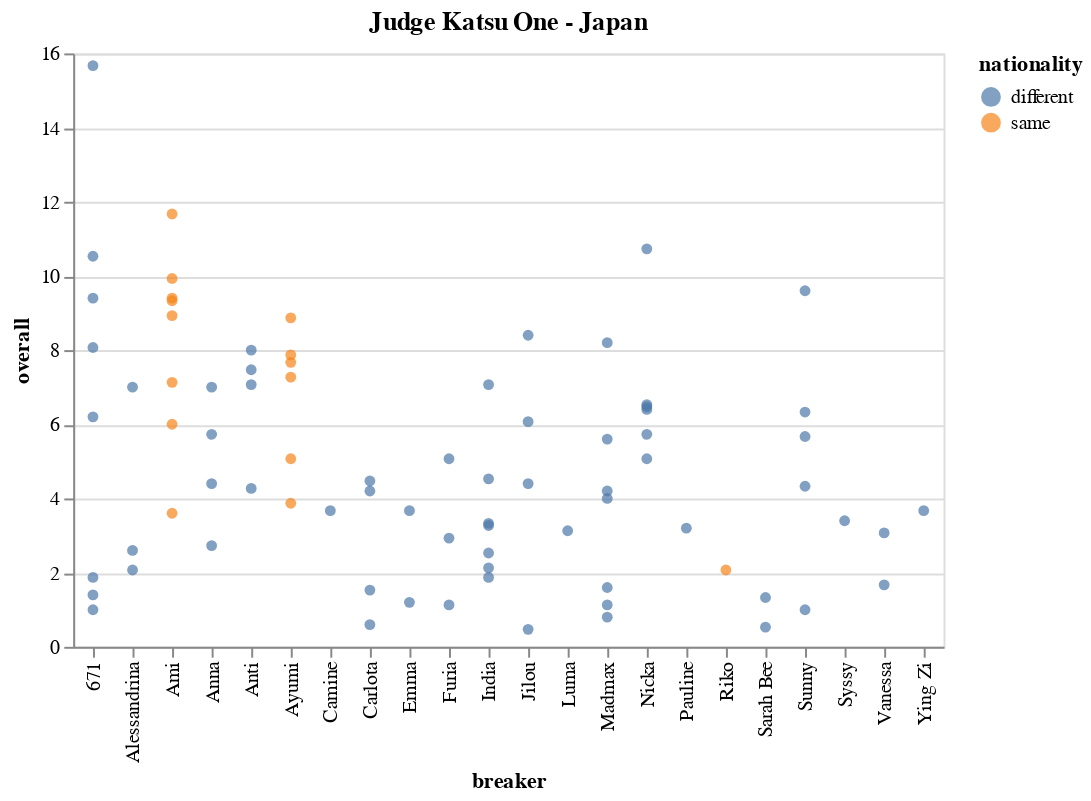

Notebook code cell kept with this figure:
### Markdown cell above
# Judges' Names


---

'Kujo', 'Lazylegz', 'Valentine', 'Spin', 'Octopus', 'Max', 'Aya',
       'Kim', 'Rush', 'Katsu One'

### Code cell
enter_judge_to_everything(new_df_cp)

### Figure 1 — Vega-Lite specification as saved in the notebook (floating-point values rounded to 4 significant figures)
{"config": {"view": {"continuousWidth": 400, "continuousHeight": 300}}, "data": {"name": "data-f1702885b8d5a9062b6f844cdd4c9d18"}, "mark": "circle", "encoding": {"color": {"field": "nationality", "type": "nominal"}, "x": {"field": "breaker", "type": "nominal"}, "y": {"field": "overall", "type": "quantitative"}}, "title": {"text": "Judge Katsu One - Japan", "anchor": "middle"}, "$schema": "https://vega.github.io/schema/vega-lite/v4.17.0.json", "datasets": {"data-f1702885b8d5a9062b6f844cdd4c9d18": [{"Event": "WDSF BfG World Series - Kitakyushu 2023 - Japan", "Category": "B-Girls Top 16 Round Robin Group D", "breaker": "Nicka", "judge": "Katsu One", "overall": 5.07, "nationality": "different"}, {"Event": "WDSF BfG World Series - Kitakyushu 2023 - Japan", "Category": "B-Girls Top 16 Round Robin Group D", "breaker": "Nicka", "judge": "Katsu One", "overall": 10.73, "nationality": "different"}, {"Event": "WDSF BfG World Series - Kitakyushu 2023 - Japan", "Category": "B-Girls Top 16 Round Robin Group D", "breaker": "671", "judge": "Katsu One", "overall": 15.67, "nationality": "different"}, {"Event": "WDSF BfG World Series - Kitakyushu 2023 - Japan", "Category": "B-Girls Top 16 Round Robin Group D", "breaker": "671", "judge": "Katsu One", "overall": 10.53, "nationality": "different"}, {"Event": "WDSF BfG World Series - Kitakyushu 2023 - Japan", "Category": "B-Girls Top 16 Round Robin Group D", "breaker": "Nicka", "judge": "Katsu One", "overall": 6.53, "nationality": "different"}, {"Event": "WDSF BfG World Series - Kitakyushu 2023 - Japan", "Category": "B-Girls Top 16 Round Robin Group D", "breaker": "Nicka", "judge": "Katsu One", "overall": 5.73, "nationality": "different"}, {"Event": "WDSF BfG World Series - Kitakyushu 2023 - Japan", "Category": "B-Girls Top 16 Round Robin Group D", "breaker": "671", "judge": "Katsu One", "overall": 1.87, "nationality": "different"}, {"Event": "WDSF BfG World Series - Kitakyushu 2023 - Japan", "Category": "B-Girls Top 16 Round Robin Group D", "breaker": "671", "judge": "Katsu One", "overall": 8.07, "nationality": "different"}, {"Event": "WDSF BfG World Series - Kitakyushu 2023 - Japan", "Category": "B-Girls Top 16 Round Robin Group D", "breaker": "Furia", "judge": "Katsu One", "overall": 5.07, "nationality": "different"}, {"Event": "WDSF BfG World Series - Kitakyushu 2023 - Japan", "Category": "B-Girls Top 16 Round Robin Group D", "breaker": "Furia", "judge": "Katsu One", "overall": 1.13, "nationality": "different"}, {"Event": "WDSF BfG World Series - Kitakyushu 2023 - Japan", "Category": "B-Girls Top 16 Round Robin Group D", "breaker": "671", "judge": "Katsu One", "overall": 1.4, "nationality": "different"}, {"Event": "WDSF BfG World Series - Kitakyushu 2023 - Japan", "Category": "B-Girls Top 16 Round Robin Group D", "breaker": "671", "judge": "Katsu One", "overall": 1.0, "nationality": "different"}, {"Event": "WDSF BfG World Series - Kitakyushu 2023 - Japan", "Category": "B-Girls Top 16 Round Robin Group C", "breaker": "Carlota", "judge": "Katsu One", "overall": 0.6, "nationality": "different"}, {"Event": "WDSF BfG World Series - Kitakyushu 2023 - Japan", "Category": "B-Girls Top 16 Round Robin Group C", "breaker": "Carlota", "judge": "Katsu One", "overall": 1.53, "nationality": "different"}, {"Event": "WDSF BfG World Series - Kitakyushu 2023 - Japan", "Category": "B-Girls Top 16 Round Robin Group C", "breaker": "Anna", "judge": "Katsu One", "overall": 7.0, "nationality": "different"}, {"Event": "WDSF BfG World Series - Kitakyushu 2023 - Japan", "Category": "B-Girls Top 16 Round Robin Group C", "breaker": "India", "judge": "Katsu One", "overall": 4.53, "nationality": "different"}, {"Event": "WDSF BfG World Series - Kitakyushu 2023 - Japan", "Category": "B-Girls Top 16 Round Robin Group C", "breaker": "Anna", "judge": "Katsu One", "overall": 4.4, "nationality": "different"}, {"Event": "WDSF BfG World Series - Kitakyushu 2023 - Japan", "Category": "B-Girls Top 16 Round Robin Group C", "breaker": "Carlota", "judge": "Katsu One", "overall": 4.2, "nationality": "different"}, {"Event": "WDSF BfG World Series - Kitakyushu 2023 - Japan", "Category": "B-Girls Top 16 Round Robin Group C", "breaker": "India", "judge": "Katsu One", "overall": 7.07, "nationality": "different"}, {"Event": "WDSF BfG World Series - Kitakyushu 2023 - Japan", "Category": "B-Girls Top 16 Round Robin Group C", "breaker": "India", "judge": "Katsu One", "overall": 1.87, "nationality": "different"}, {"Event": "WDSF BfG World Series - Kitakyushu 2023 - Japan", "Category": "B-Girls Top 16 Round Robin Group C", "breaker": "Anna", "judge": "Katsu One", "overall": 5.73, "nationality": "different"}, {"Event": "WDSF BfG World Series - Kitakyushu 2023 - Japan", "Category": "B-Girls Top 16 Round Robin Group C", "breaker": "Anna", "judge": "Katsu One", "overall": 2.73, "nationality": "different"}, {"Event": "WDSF BfG World Series - Kitakyushu 2023 - Japan", "Category": "B-Girls Top 16 Round Robin Group C", "breaker": "India", "judge": "Katsu One", "overall": 3.33, "nationality": "different"}, {"Event": "WDSF BfG World Series - Kitakyushu 2023 - Japan", "Category": "B-Girls Top 16 Round Robin Group C", "breaker": "India", "judge": "Katsu One", "overall": 3.27, "nationality": "different"}, {"Event": "WDSF BfG World Series - Kitakyushu 2023 - Japan", "Category": "B-Girls Top 16 Round Robin Group B", "breaker": "Madmax", "judge": "Katsu One", "overall": 4.2, "nationality": "different"}, {"Event": "WDSF BfG World Series - Kitakyushu 2023 - Japan", "Category": "B-Girls Top 16 Round Robin Group B", "breaker": "Madmax", "judge": "Katsu One", "overall": 8.2, "nationality": "different"}, {"Event": "WDSF BfG World Series - Kitakyushu 2023 - Japan", "Category": "B-Girls Top 16 Round Robin Group B", "breaker": "Sunny", "judge": "Katsu One", "overall": 6.33, "nationality": "different"}, {"Event": "WDSF BfG World Series - Kitakyushu 2023 - Japan", "Category": "B-Girls Top 16 Round Robin Group B", "breaker": "Sunny", "judge": "Katsu One", "overall": 1.0, "nationality": "different"}, {"Event": "WDSF BfG World Series - Kitakyushu 2023 - Japan", "Category": "B-Girls Top 16 Round Robin Group B", "breaker": "Sunny", "judge": "Katsu One", "overall": 9.6, "nationality": "different"}, {"Event": "WDSF BfG World Series - Kitakyushu 2023 - Japan", "Category": "B-Girls Top 16 Round Robin Group B", "breaker": "Alessandrina", "judge": "Katsu One", "overall": 7.0, "nationality": "different"}, {"Event": "WDSF BfG World Series - Kitakyushu 2023 - Japan", "Category": "B-Girls Top 16 Round Robin Group B", "breaker": "Madmax", "judge": "Katsu One", "overall": 0.8, "nationality": "different"}, {"Event": "WDSF BfG World Series - Kitakyushu 2023 - Japan", "Category": "B-Girls Top 16 Round Robin Group B", "breaker": "Madmax", "judge": "Katsu One", "overall": 1.6, "nationality": "different"}, {"Event": "WDSF BfG World Series - Kitakyushu 2023 - Japan", "Category": "B-Girls Top 16 Round Robin Group B", "breaker": "Madmax", "judge": "Katsu One", "overall": 4.0, "nationality": "different"}, {"Event": "WDSF BfG World Series - Kitakyushu 2023 - Japan", "Category": "B-Girls Top 16 Round Robin Group B", "breaker": "Sunny", "judge": "Katsu One", "overall": 4.33, "nationality": "different"}, {"Event": "WDSF BfG World Series - Kitakyushu 2023 - Japan", "Category": "B-Girls Top 16 Round Robin Group B", "breaker": "Anti", "judge": "Katsu One", "overall": 8.0, "nationality": "different"}, {"Event": "WDSF BfG World Series - Kitakyushu 2023 - Japan", "Category": "B-Girls Top 16 Round Robin Group B", "breaker": "Anti", "judge": "Katsu One", "overall": 7.07, "nationality": "different"}, {"Event": "WDSF BfG World Series - Kitakyushu 2023 - Japan", "Category": "B-Girls Top 16 Round Robin Group A", "breaker": "Ayumi", "judge": "Katsu One", "overall": 7.87, "nationality": "same"}, {"Event": "WDSF BfG World Series - Kitakyushu 2023 - Japan", "Category": "B-Girls Top 16 Round Robin Group A", "breaker": "Ayumi", "judge": "Katsu One", "overall": 3.87, "nationality": "same"}, {"Event": "WDSF BfG World Series - Kitakyushu 2023 - Japan", "Category": "B-Girls Top 16 Round Robin Group A", "breaker": "Ami", "judge": "Katsu One", "overall": 9.4, "nationality": "same"}, {"Event": "WDSF BfG World Series - Kitakyushu 2023 - Japan", "Category": "B-Girls Top 16 Round Robin Group A", "breaker": "Ami", "judge": "Katsu One", "overall": 11.67, "nationality": "same"}, {"Event": "WDSF BfG World Series - Kitakyushu 2023 - Japan", "Category": "B-Girls Top 16 Round Robin Group A", "breaker": "Ayumi", "judge": "Katsu One", "overall": 7.67, "nationality": "same"}, {"Event": "WDSF BfG World Series - Kitakyushu 2023 - Japan", "Category": "B-Girls Top 16 Round Robin Group A", "breaker": "Ayumi", "judge": "Katsu One", "overall": 5.07, "nationality": "same"}, {"Event": "WDSF BfG World Series - Kitakyushu 2023 - Japan", "Category": "B-Girls Top 16 Round Robin Group A", "breaker": "Ami", "judge": "Katsu One", "overall": 9.33, "nationality": "same"}, {"Event": "WDSF BfG World Series - Kitakyushu 2023 - Japan", "Category": "B-Girls Top 16 Round Robin Group A", "breaker": "Ami", "judge": "Katsu One", "overall": 9.93, "nationality": "same"}, {"Event": "WDSF BfG World Series - Kitakyushu 2023 - Japan", "Category": "B-Girls Top 16 Round Robin Group A", "breaker": "Jilou", "judge": "Katsu One", "overall": 0.47, "nationality": "different"}, {"Event": "WDSF BfG World Series - Kitakyushu 2023 - Japan", "Category": "B-Girls Top 16 Round Robin Group A", "breaker": "Jilou", "judge": "Katsu One", "overall": 8.4, "nationality": "different"}, {"Event": "WDSF BfG World Series - Kitakyushu 2023 - Japan", "Category": "B-Girls Top 16 Round Robin Group A", "breaker": "Ami", "judge": "Katsu One", "overall": 3.6, "nationality": "same"}, {"Event": "WDSF BfG World Series - Kitakyushu 2023 - Japan", "Category": "B-Girls Top 16 Round Robin Group A", "breaker": "Ami", "judge": "Katsu One", "overall": 6.0, "nationality": "same"}, {"Event": "WDSF BfG World Series - Kitakyushu 2023 - Japan", "Category": "B-Girls Top 32 PreQualifier", "breaker": "Luma", "judge": "Katsu One", "overall": 3.13, "nationality": "different"}, {"Event": "WDSF BfG World Series - Kitakyushu 2023 - Japan", "Category": "B-Girls Top 32 PreQualifier", "breaker": "Furia", "judge": "Katsu One", "overall": 2.93, "nationality": "different"}, {"Event": "WDSF BfG World Series - Kitakyushu 2023 - Japan", "Category": "B-Girls Top 32 PreQualifier", "breaker": "Pauline", "judge": "Katsu One", "overall": 3.2, "nationality": "different"}, {"Event": "WDSF BfG World Series - Kitakyushu 2023 - Japan", "Category": "B-Girls Top 32 PreQualifier", "breaker": "Syssy", "judge": "Katsu One", "overall": 3.4, "nationality": "different"}, {"Event": "WDSF BfG World Series - Kitakyushu 2023 - Japan", "Category": "B-Girls Top 32 PreQualifier", "breaker": "Madmax", "judge": "Katsu One", "overall": 1.13, "nationality": "different"}, {"Event": "WDSF BfG World Series - Kitakyushu 2023 - Japan", "Category": "B-Girls Top 32 PreQualifier", "breaker": "Madmax", "judge": "Katsu One", "overall": 5.6, "nationality": "different"}, {"Event": "WDSF BfG World Series - Kitakyushu 2023 - Japan", "Category": "B-Girls Top 32 PreQualifier", "breaker": "Riko", "judge": "Katsu One", "overall": 2.07, "nationality": "same"}, {"Event": "WDSF BfG World Series - Kitakyushu 2023 - Japan", "Category": "B-Girls Top 32 PreQualifier", "breaker": "Sunny", "judge": "Katsu One", "overall": 5.67, "nationality": "different"}, {"Event": "WDSF BfG World Series - Kitakyushu 2023 - Japan", "Category": "B-Girls Top 32 PreQualifier", "breaker": "Sarah Bee", "judge": "Katsu One", "overall": 0.53, "nationality": "different"}, {"Event": "WDSF BfG World Series - Kitakyushu 2023 - Japan", "Category": "B-Girls Top 32 PreQualifier", "breaker": "Sarah Bee", "judge": "Katsu One", "overall": 1.33, "nationality": "different"}, {"Event": "WDSF BfG World Series - Kitakyushu 2023 - Japan", "Category": "B-Girls Top 32 PreQualifier", "breaker": "Ying Zi", "judge": "Katsu One", "overall": 3.67, "nationality": "different"}, {"Event": "WDSF BfG World Series - Kitakyushu 2023 - Japan", "Category": "B-Girls Top 32 PreQualifier", "breaker": "Camine", "judge": "Katsu One", "overall": 3.67, "nationality": "different"}, {"Event": "WDSF BfG World Series - Kitakyushu 2023 - Japan", "Category": "B-Girls Top 32 PreQualifier", "breaker": "Jilou", "judge": "Katsu One", "overall": 6.07, "nationality": "different"}, {"Event": "WDSF BfG World Series - Kitakyushu 2023 - Japan", "Category": "B-Girls Top 32 PreQualifier", "breaker": "Jilou", "judge": "Katsu One", "overall": 4.4, "nationality": "different"}, {"Event": "WDSF BfG World Series - Kitakyushu 2023 - Japan", "Category": "B-Girls Top 32 PreQualifier", "breaker": "Alessandrina", "judge": "Katsu One", "overall": 2.6, "nationality": "different"}, {"Event": "WDSF BfG World Series - Kitakyushu 2023 - Japan", "Category": "B-Girls Top 32 PreQualifier", "breaker": "Alessandrina", "judge": "Katsu One", "overall": 2.07, "nationality": "different"}, {"Event": "WDSF BfG World Series - Kitakyushu 2023 - Japan", "Category": "B-Girls Top 32 PreQualifier", "breaker": "671", "judge": "Katsu One", "overall": 6.2, "nationality": "different"}, {"Event": "WDSF BfG World Series - Kitakyushu 2023 - Japan", "Category": "B-Girls Top 32 PreQualifier", "breaker": "671", "judge": "Katsu One", "overall": 9.4, "nationality": "different"}, {"Event": "WDSF BfG World Series - Kitakyushu 2023 - Japan", "Category": "B-Girls Top 32 PreQualifier", "breaker": "Ayumi", "judge": "Katsu One", "overall": 7.27, "nationality": "same"}, {"Event": "WDSF BfG World Series - Kitakyushu 2023 - Japan", "Category": "B-Girls Top 32 PreQualifier", "breaker": "Ayumi", "judge": "Katsu One", "overall": 8.87, "nationality": "same"}, {"Event": "WDSF BfG World Series - Kitakyushu 2023 - Japan", "Category": "B-Girls Top 32 PreQualifier", "breaker": "Vanessa", "judge": "Katsu One", "overall": 3.07, "nationality": "different"}, {"Event": "WDSF BfG World Series - Kitakyushu 2023 - Japan", "Category": "B-Girls Top 32 PreQualifier", "breaker": "Vanessa", "judge": "Katsu One", "overall": 1.67, "nationality": "different"}, {"Event": "WDSF BfG World Series - Kitakyushu 2023 - Japan", "Category": "B-Girls Top 32 PreQualifier", "breaker": "Emma", "judge": "Katsu One", "overall": 3.67, "nationality": "different"}, {"Event": "WDSF BfG World Series - Kitakyushu 2023 - Japan", "Category": "B-Girls Top 32 PreQualifier", "breaker": "Emma", "judge": "Katsu One", "overall": 1.2, "nationality": "different"}, {"Event": "WDSF BfG World Series - Kitakyushu 2023 - Japan", "Category": "B-Girls Top 32 PreQualifier", "breaker": "Carlota", "judge": "Katsu One", "overall": 4.47, "nationality": "different"}, {"Event": "WDSF BfG World Series - Kitakyushu 2023 - Japan", "Category": "B-Girls Top 32 PreQualifier", "breaker": "Nicka", "judge": "Katsu One", "overall": 6.47, "nationality": "different"}, {"Event": "WDSF BfG World Series - Kitakyushu 2023 - Japan", "Category": "B-Girls Top 32 PreQualifier", "breaker": "Nicka", "judge": "Katsu One", "overall": 6.4, "nationality": "different"}, {"Event": "WDSF BfG World Series - Kitakyushu 2023 - Japan", "Category": "B-Girls Top 32 PreQualifier", "breaker": "India", "judge": "Katsu One", "overall": 2.13, "nationality": "different"}, {"Event": "WDSF BfG World Series - Kitakyushu 2023 - Japan", "Category": "B-Girls Top 32 PreQualifier", "breaker": "India", "judge": "Katsu One", "overall": 2.53, "nationality": "different"}, {"Event": "WDSF BfG World Series - Kitakyushu 2023 - Japan", "Category": "B-Girls Top 32 PreQualifier", "breaker": "Anti", "judge": "Katsu One", "overall": 4.27, "nationality": "different"}, {"Event": "WDSF BfG World Series - Kitakyushu 2023 - Japan", "Category": "B-Girls Top 32 PreQualifier", "breaker": "Anti", "judge": "Katsu One", "overall": 7.47, "nationality": "different"}, {"Event": "WDSF BfG World Series - Kitakyushu 2023 - Japan", "Category": "B-Girls Top 32 PreQualifier", "breaker": "Ami", "judge": "Katsu One", "overall": 7.13, "nationality": "same"}, {"Event": "WDSF BfG World Series - Kitakyushu 2023 - Japan", "Category": "B-Girls Top 32 PreQualifier", "breaker": "Ami", "judge": "Katsu One", "overall": 8.93, "nationality": "same"}]}}
